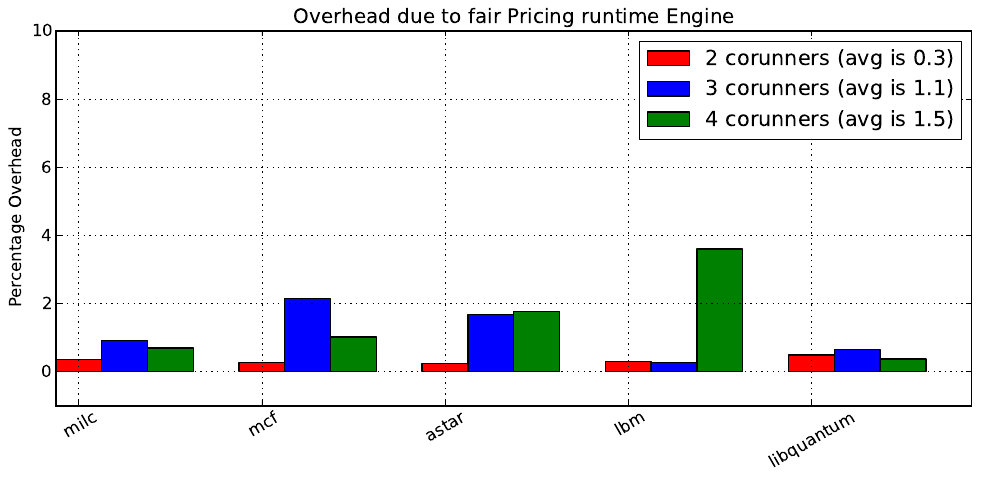

Python code for this plot:
from collections import defaultdict
import numpy as np
import matplotlib.pyplot as plt


benchList = [ 'milc', 'mcf', 'astar', 'lbm', 'libquantum' ]
benchList2 = [ 'milc', 'mcf', 'astar', 'lbm', 'libquantum' ]
#benchList2 = [ 'gcc', 'mcf', 'perlbench', 'astar', 'libquantum', 'povray', 'bzip2' ]
colocationList = [ 'colocating with libquantum' ]
colocationListBaseline = [ 'colocating with libquantum' ]
#colocationListBaseline = [ 'colocating with gcc', 'colocating with mcf', 'colocating with perlbench', 'colocating with astar', 'colocating with libquantum', 'colocating with povray', 'colocating with omnetpp', 'colocating with lbm' ]
def autolabel(rects):
    # attach some text labels
    for rect in rects:
        height = rect.get_height()
        plt.text(rect.get_x()+rect.get_width()/2., 1.05*height, '%.2f'%float(height), fontsize=8 )

def autolabel2(rects):
    # attach some text labels
    for rect in rects:
        height = rect.get_height()
        plt.text(rect.get_x()+rect.get_width()/2., -1.25*height, '%.2f'%float(height),
                ha='center', va='top', fontsize=8)
        #plt.text(rect.get_x()+rect.get_width()/2., 1.05*height, '%.2f'%float(height))


filename = 'execution_time_4'
fList1 = [s.strip() for s in open('../../papergraphs/3.compareprior/overhead/shuttering/prior_work_new/2_vm/%s.txt' % filename).readlines()]
fList2 = [s.strip() for s in open('../../papergraphs/3.compareprior/overhead/shuttering/2_degradation_ground_truth/execution_time_1000.txt').readlines()]
fList3 = [s.strip() for s in open('../../papergraphs/3.compareprior/overhead/shuttering/prior_work_new/3_vm/%s.txt' % filename).readlines()]
fList4 = [s.strip() for s in open('../../papergraphs/3.compareprior/overhead/shuttering/3_degradation_ground_truth/execution_time_1000.txt').readlines()]
fList5 = [s.strip() for s in open('../../papergraphs/3.compareprior/overhead/shuttering/prior_work_new/4_vm/%s.txt' % filename).readlines()]
fList6 = [s.strip() for s in open('../../papergraphs/3.compareprior/overhead/shuttering/degradation_ground_truth/execution_time_1000.txt').readlines()]
#print fList1


execution_time_shutter = defaultdict(lambda  : defaultdict(list))
execution_time_sec_shutter = defaultdict(lambda  : defaultdict(list))
avg_execution_time_shutter = defaultdict(dict)

execution_time_baseline = defaultdict(lambda  : defaultdict(list))
execution_time_sec_baseline = defaultdict(lambda  : defaultdict(list))
avg_execution_time_baseline = defaultdict(dict)

std_execution_time = defaultdict(dict)

def print_elapsed_time_shutter(time_shutter):
    for j in colocationList:
        for i in benchList:
            print '%s ||||  %s'%(j,i)
            print time_shutter[j][i]


def print_elapsed_time_baseline(time_baseline):
    for j in colocationListBaseline:
        for i in benchList:
            print '%s ||||  %s'%(j,i)
            print time_baseline[j][i]

sep = 'u'
for (b,a) in enumerate(fList1):
    #print a
    if a in colocationList:
        index = a
    else:
        if a in benchList:
            execution_time_shutter[index][a].append((fList1[b+4].split('system '))[1].split('elapsed')[0])

#print execution_time_shutter['colocating with mcf']['perlbench']
#print((s.split(start))[1].split(end)[0])

for (b,a) in enumerate(fList2):
    if a in colocationListBaseline:
        #print a,'1'
        index = a
    else:
        if a in benchList:
            #print a,'2'
            #print index,a
            #execution_time2[index][a].append(fList2[b+4].split('u',1)[0])
            execution_time_baseline[index][a].append((fList2[b+4].split('system '))[1].split('elapsed')[0])

#print execution_time_baseline['colocating with mcf']['perlbench']
#### PRINT EXECUTION TIME IN MINUTES ###########
#print_elapsed_time_shutter(execution_time_shutter)
#print '***********************************************'
#print_elapsed_time_baseline(execution_time_baseline)

for j in colocationList:
    for i in benchList:
        for k in execution_time_shutter[j][i]:
            m,s = [float (var) for var in k.split(':')]
            temp = m*60 + s
            execution_time_sec_shutter[j][i].append(temp)

for j in colocationListBaseline:
    for i in benchList:
        for k in execution_time_baseline[j][i]:
            m,s = [float (var) for var in k.split(':')]
            temp = m*60 + s
            execution_time_sec_baseline[j][i].append(temp)


xaxis = ()
yaxis = ()
error = ()
xaxis2 = ()
yaxis2 = ()
error2 = ()
xaxis3 = ()
yaxis3 = ()
error3 = ()

for j in colocationList:
    for i in benchList:
        if len(execution_time_sec_shutter[j][i]) != 0:
            #print j,i
            temp_list = []
            for item in execution_time_sec_shutter[j][i]:
                temp_list.append(item)
            temp_list.sort()
            del temp_list[len(temp_list)-1]
            del temp_list[0]
            avg_execution_time_shutter[j][i] = np.mean(temp_list)
            del temp_list
            #print avg_execution_time_shutter[j][i]

#print '*************************'

for j in colocationListBaseline:
    for i in benchList:
        if len(execution_time_sec_baseline[j][i]) != 0:
            #print j,i
            avg_execution_time_baseline[j][i] = np.mean(execution_time_sec_baseline[j][i])
            #print avg_execution_time_baseline[j][i]

for j in colocationList:
    for i in benchList2:
        if len(execution_time_sec_shutter[j][i]) != 0:
            if j == 'colocating with libquantum':
                yaxis = yaxis + ( abs(((avg_execution_time_shutter[j][i] - avg_execution_time_baseline[j][i])/avg_execution_time_baseline[j][i])*100), )
                temp = ( ((avg_execution_time_shutter[j][i] - avg_execution_time_baseline[j][i])/avg_execution_time_baseline[j][i])*100, )
                print j,i,( ((avg_execution_time_shutter[j][i] - avg_execution_time_baseline[j][i])/avg_execution_time_baseline[j][i])*100, )

for i in benchList:
    xaxis = xaxis +(i,)
width = 0.25       # the width of the bars


del execution_time_shutter
del execution_time_sec_shutter
del avg_execution_time_shutter
del execution_time_baseline
del execution_time_sec_baseline
del avg_execution_time_baseline
del std_execution_time


execution_time_shutter = defaultdict(lambda  : defaultdict(list))
execution_time_sec_shutter = defaultdict(lambda  : defaultdict(list))
avg_execution_time_shutter = defaultdict(dict)

execution_time_baseline = defaultdict(lambda  : defaultdict(list))
execution_time_sec_baseline = defaultdict(lambda  : defaultdict(list))
avg_execution_time_baseline = defaultdict(dict)

std_execution_time = defaultdict(dict)


sep = 'u'
for (b,a) in enumerate(fList3):
    #print a
    if a in colocationList:
        index = a
    else:
        if a in benchList:
            execution_time_shutter[index][a].append((fList3[b+4].split('system '))[1].split('elapsed')[0])

#print execution_time_shutter['colocating with mcf']['perlbench']
#print((s.split(start))[1].split(end)[0])

for (b,a) in enumerate(fList4):
    if a in colocationListBaseline:
        #print a,'1'
        index = a
    else:
        if a in benchList:
            #print a,'2'
            #print index,a
            #execution_time2[index][a].append(fList2[b+4].split('u',1)[0])
            execution_time_baseline[index][a].append((fList4[b+4].split('system '))[1].split('elapsed')[0])

#print execution_time_baseline['colocating with mcf']['perlbench']
#### PRINT EXECUTION TIME IN MINUTES ###########
#print_elapsed_time_shutter(execution_time_shutter)
#print '***********************************************'
#print_elapsed_time_baseline(execution_time_baseline)

for j in colocationList:
    for i in benchList:
        for k in execution_time_shutter[j][i]:
            m,s = [float (var) for var in k.split(':')]
            temp = m*60 + s
            execution_time_sec_shutter[j][i].append(temp)

for j in colocationListBaseline:
    for i in benchList:
        for k in execution_time_baseline[j][i]:
            m,s = [float (var) for var in k.split(':')]
            temp = m*60 + s
            execution_time_sec_baseline[j][i].append(temp)

for j in colocationList:
    for i in benchList:
        if len(execution_time_sec_shutter[j][i]) != 0:
            #print j,i
            temp_list = []
            for item in execution_time_sec_shutter[j][i]:
                temp_list.append(item)
            temp_list.sort()
            del temp_list[len(temp_list)-1]
            del temp_list[0]
            avg_execution_time_shutter[j][i] = np.mean(temp_list)
            del temp_list
            #print avg_execution_time_shutter[j][i]

#print '*************************'

for j in colocationListBaseline:
    for i in benchList:
        if len(execution_time_sec_baseline[j][i]) != 0:
            avg_execution_time_baseline[j][i] = np.min(execution_time_sec_baseline[j][i])

for j in colocationList:
    for i in benchList2:
        if len(execution_time_sec_shutter[j][i]) != 0:
            if j == 'colocating with libquantum':
                yaxis2 = yaxis2 + ( abs(((avg_execution_time_shutter[j][i] - avg_execution_time_baseline[j][i])/avg_execution_time_baseline[j][i])*100), )
                temp = ( ((avg_execution_time_shutter[j][i] - avg_execution_time_baseline[j][i])/avg_execution_time_baseline[j][i])*100, )
                print j,i,( abs(((avg_execution_time_shutter[j][i] - avg_execution_time_baseline[j][i])/avg_execution_time_baseline[j][i])*100), )


del execution_time_shutter
del execution_time_sec_shutter
del avg_execution_time_shutter
del execution_time_baseline
del execution_time_sec_baseline
del avg_execution_time_baseline
del std_execution_time


execution_time_shutter = defaultdict(lambda  : defaultdict(list))
execution_time_sec_shutter = defaultdict(lambda  : defaultdict(list))
avg_execution_time_shutter = defaultdict(dict)

execution_time_baseline = defaultdict(lambda  : defaultdict(list))
execution_time_sec_baseline = defaultdict(lambda  : defaultdict(list))
avg_execution_time_baseline = defaultdict(dict)

std_execution_time = defaultdict(dict)


sep = 'u'
for (b,a) in enumerate(fList5):
    #print a
    if a in colocationList:
        index = a
    else:
        if a in benchList:
            execution_time_shutter[index][a].append((fList5[b+4].split('system '))[1].split('elapsed')[0])

#print execution_time_shutter['colocating with mcf']['perlbench']
#print((s.split(start))[1].split(end)[0])

for (b,a) in enumerate(fList6):
    if a in colocationListBaseline:
        #print a,'1'
        index = a
    else:
        if a in benchList:
            #print a,'2'
            #print index,a
            #execution_time2[index][a].append(fList2[b+4].split('u',1)[0])
            execution_time_baseline[index][a].append((fList6[b+4].split('system '))[1].split('elapsed')[0])

#print execution_time_baseline['colocating with mcf']['perlbench']
#### PRINT EXECUTION TIME IN MINUTES ###########
#print_elapsed_time_shutter(execution_time_shutter)
#print '***********************************************'
#print_elapsed_time_baseline(execution_time_baseline)

for j in colocationList:
    for i in benchList:
        for k in execution_time_shutter[j][i]:
            m,s = [float (var) for var in k.split(':')]
            temp = m*60 + s
            execution_time_sec_shutter[j][i].append(temp)

for j in colocationListBaseline:
    for i in benchList:
        for k in execution_time_baseline[j][i]:
            m,s = [float (var) for var in k.split(':')]
            temp = m*60 + s
            execution_time_sec_baseline[j][i].append(temp)

for j in colocationList:
    for i in benchList:
        if len(execution_time_sec_shutter[j][i]) != 0:
            #print j,i
            temp_list = []
            for item in execution_time_sec_shutter[j][i]:
                temp_list.append(item)
            temp_list.sort()
            del temp_list[len(temp_list)-1]
            del temp_list[0]
            avg_execution_time_shutter[j][i] = np.mean(temp_list)
            del temp_list
            #print avg_execution_time_shutter[j][i]

#print '*************************'

for j in colocationListBaseline:
    for i in benchList:
        if len(execution_time_sec_baseline[j][i]) != 0:
            avg_execution_time_baseline[j][i] = np.min(execution_time_sec_baseline[j][i])

for j in colocationList:
    for i in benchList2:
        if len(execution_time_sec_shutter[j][i]) != 0:
            if j == 'colocating with libquantum':
                yaxis3 = yaxis3 + ( abs(((avg_execution_time_shutter[j][i] - avg_execution_time_baseline[j][i])/avg_execution_time_baseline[j][i])*100), )
                temp = ( ((avg_execution_time_shutter[j][i] - avg_execution_time_baseline[j][i])/avg_execution_time_baseline[j][i])*100, )
                print j,i,( abs(((avg_execution_time_shutter[j][i] - avg_execution_time_baseline[j][i])/avg_execution_time_baseline[j][i])*100), )

#rects = plt.bar(np.arange(len(yaxis)), yaxis, width, color='r', label='blah')
#plt.xticks( np.arange(len(yaxis)) + width/2.0, xaxis, rotation='45' )
#autolabel(rects)
#plt.ylabel('Percentage')
#plt.title('Percentage Degradation in the execution time due to shuttering mechanism \n for colocation time 2s shutter time 15ms')
#plt.savefig('error.png', dpi=120, bbox_inches='tight')

#print np.mean(yaxis3)

x = np.arange(len(yaxis))
fig = plt.figure(figsize=(10, 5))
bar1 = plt.bar( x, yaxis, width, color="r", label='2 corunners (avg is %.1f) ' %(np.mean(yaxis) ))
bar2 = plt.bar( x+width, yaxis2, width, color="b", label='3 corunners (avg is %.1f)' %(np.mean(yaxis2) ))
bar3 = plt.bar( x+width+width, yaxis3, width, color="g", label='4 corunners (avg is %.1f)' %(np.mean(yaxis3) ))
#autolabel2(bar1)
#autolabel(bar2)
#autolabel2(bar3)
plt.ylabel( 'Percentage Overhead' )
plt.title('Overhead due to fair Pricing runtime Engine')
plt.xticks(x + width/2.0, xaxis, rotation='30', size='12')
plt.ylim(-1,10)
plt.grid()
plt.legend(prop={'size':15})
plt.tight_layout()
plt.savefig('%s_overhead.png' %(filename), dpi=125)

import os as mars_awesome_os;
import matplotlib.pyplot as mars_awesome_plt;
mars_awesome_plt.savefig('compareoverhead3.eps', bbox_inches='tight');
mars_awesome_os.popen('epstopdf compareoverhead3.eps');

import os as mars_awesome_os;
import matplotlib.pyplot as mars_awesome_plt;
mars_awesome_plt.savefig('compareoverhead3.eps', bbox_inches='tight');
mars_awesome_os.popen('epstopdf compareoverhead3.eps');
